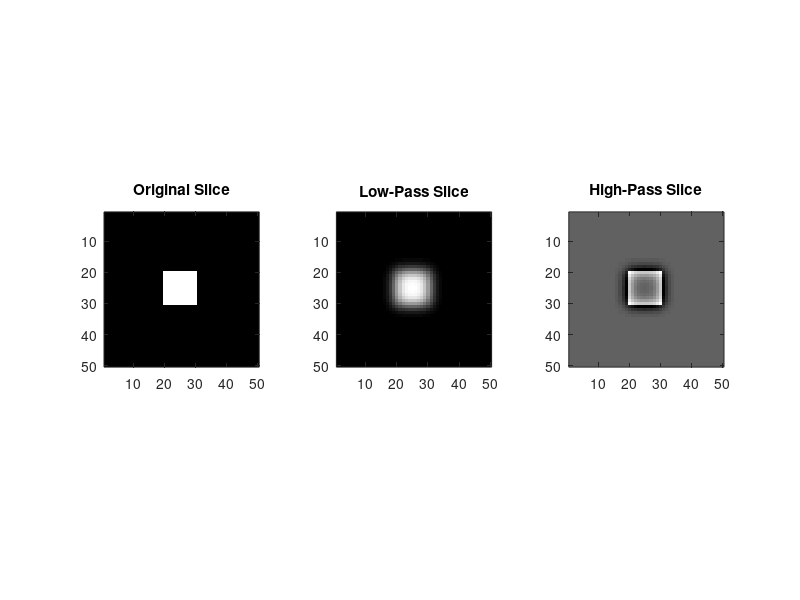

The MATLAB script that drew this image:
% Create synthetic 3D volume (like a cube)
volSize = [50, 50, 50];
volume = zeros(volSize);
volume(20:30, 20:30, 20:30) = 100; % A cube in the center

% Create 3D Gaussian Low-Pass Filter
sigma = 2;
[x, y, z] = ndgrid(-5:5, -5:5, -5:5);
h = exp(-(x.^2 + y.^2 + z.^2) / (2 * sigma^2));
h = h / sum(h(:));  % Normalize

% Apply Low-Pass Filter
low_pass = convn(volume, h, 'same');

% High-Pass Filter = Original - Low-Pass
high_pass = volume - low_pass;

% Display slices
slice_idx = 25;

figure;
subplot(1,3,1);
imagesc(volume(:,:,slice_idx)); title('Original Slice'); axis image; colormap gray

subplot(1,3,2);
imagesc(low_pass(:,:,slice_idx)); title('Low-Pass Slice'); axis image; colormap gray

subplot(1,3,3);
imagesc(high_pass(:,:,slice_idx)); title('High-Pass Slice'); axis image; colormap gray
